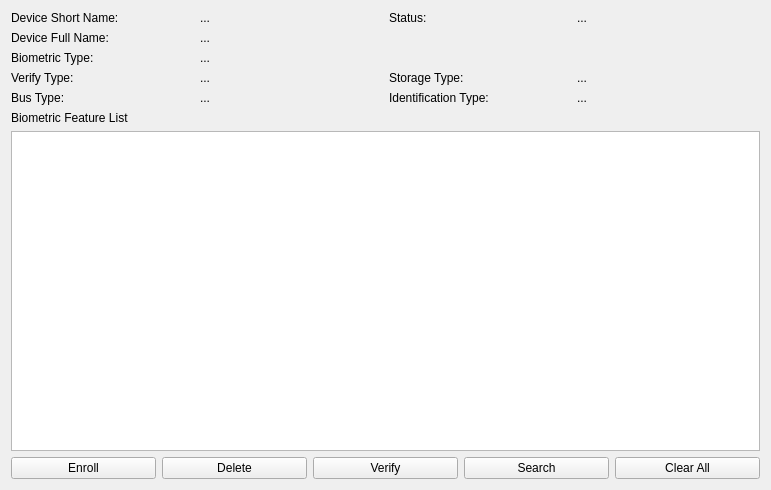
<?xml version="1.0" encoding="UTF-8"?>
<ui version="4.0">
 <class>ContentPane</class>
 <widget class="QWidget" name="ContentPane">
  <property name="geometry">
   <rect>
    <x>0</x>
    <y>0</y>
    <width>771</width>
    <height>490</height>
   </rect>
  </property>
  <property name="windowTitle">
   <string>Form</string>
  </property>
  <layout class="QVBoxLayout" name="verticalLayout">
   <item>
    <layout class="QGridLayout" name="gridLayout">
     <item row="7" column="4">
      <widget class="QLabel" name="labelIdentificationType">
       <property name="text">
        <string>...</string>
       </property>
      </widget>
     </item>
     <item row="6" column="1">
      <widget class="QLabel" name="label_4">
       <property name="text">
        <string>Verify Type:</string>
       </property>
      </widget>
     </item>
     <item row="4" column="1">
      <widget class="QLabel" name="label_3">
       <property name="text">
        <string>Biometric Type:</string>
       </property>
      </widget>
     </item>
     <item row="0" column="1">
      <widget class="QLabel" name="label_1">
       <property name="text">
        <string>Device Short Name:</string>
       </property>
      </widget>
     </item>
     <item row="2" column="1">
      <widget class="QLabel" name="label_2">
       <property name="text">
        <string>Device Full Name:</string>
       </property>
      </widget>
     </item>
     <item row="7" column="1">
      <widget class="QLabel" name="label_5">
       <property name="text">
        <string>Bus Type:</string>
       </property>
      </widget>
     </item>
     <item row="0" column="2">
      <widget class="QLabel" name="labelDeviceShortName">
       <property name="text">
        <string>...</string>
       </property>
      </widget>
     </item>
     <item row="2" column="2">
      <widget class="QLabel" name="labelDeviceFullName">
       <property name="text">
        <string>...</string>
       </property>
      </widget>
     </item>
     <item row="7" column="2">
      <widget class="QLabel" name="labelBusType">
       <property name="text">
        <string>...</string>
       </property>
      </widget>
     </item>
     <item row="4" column="2">
      <widget class="QLabel" name="labelBiometricType">
       <property name="text">
        <string>...</string>
       </property>
      </widget>
     </item>
     <item row="6" column="2">
      <widget class="QLabel" name="labelVerifyType">
       <property name="text">
        <string>...</string>
       </property>
      </widget>
     </item>
     <item row="7" column="3">
      <widget class="QLabel" name="label_7">
       <property name="text">
        <string>Identification Type:</string>
       </property>
      </widget>
     </item>
     <item row="6" column="3">
      <widget class="QLabel" name="label_6">
       <property name="text">
        <string>Storage Type:</string>
       </property>
      </widget>
     </item>
     <item row="6" column="4">
      <widget class="QLabel" name="labelStorageType">
       <property name="text">
        <string>...</string>
       </property>
      </widget>
     </item>
     <item row="0" column="3">
      <widget class="QLabel" name="label">
       <property name="text">
        <string>Status:</string>
       </property>
      </widget>
     </item>
     <item row="0" column="4">
      <widget class="QLabel" name="labelStatus">
       <property name="text">
        <string>...</string>
       </property>
      </widget>
     </item>
    </layout>
   </item>
   <item>
    <widget class="QLabel" name="labelFeatureList">
     <property name="text">
      <string>Biometric Feature List</string>
     </property>
    </widget>
   </item>
   <item>
    <widget class="QTreeView" name="treeView">
     <property name="indentation">
      <number>0</number>
     </property>
    </widget>
   </item>
   <item>
    <layout class="QHBoxLayout" name="horizontalLayout">
     <item>
      <widget class="QPushButton" name="btnEnroll">
       <property name="text">
        <string>Enroll</string>
       </property>
      </widget>
     </item>
     <item>
      <widget class="QPushButton" name="btnDelete">
       <property name="text">
        <string>Delete</string>
       </property>
      </widget>
     </item>
     <item>
      <widget class="QPushButton" name="btnVerify">
       <property name="text">
        <string>Verify</string>
       </property>
      </widget>
     </item>
     <item>
      <widget class="QPushButton" name="btnSearch">
       <property name="text">
        <string>Search</string>
       </property>
      </widget>
     </item>
     <item>
      <widget class="QPushButton" name="btnDrop">
       <property name="text">
        <string>Clear All</string>
       </property>
      </widget>
     </item>
    </layout>
   </item>
  </layout>
 </widget>
 <resources/>
 <connections/>
</ui>
